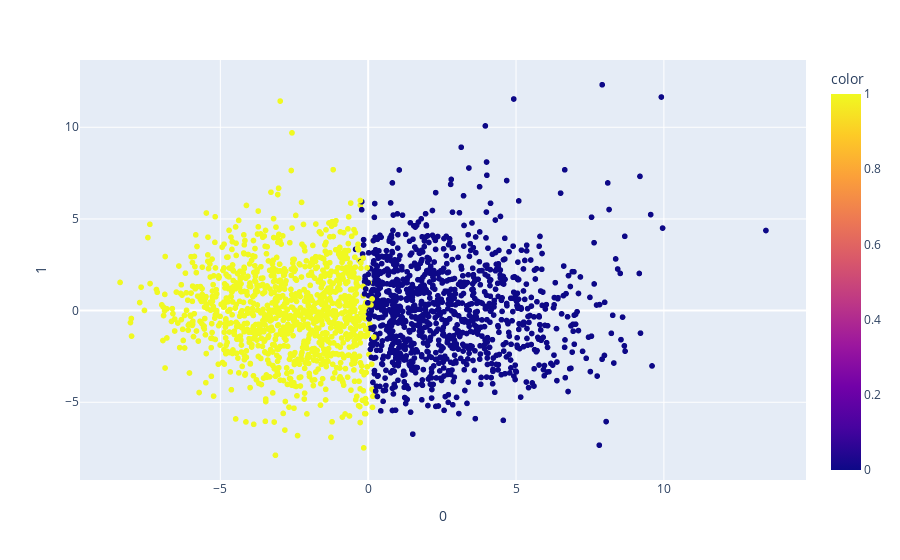

The code cell stored with this chart in its notebook:
### Code cell
#Using the 2 pca values with k-means cluster variable as the color distinction
fig = px.scatter(x_pca, x=0, y=1, color=df['cluster'])

fig.show()

### Figure 1 — Plotly figure (JSON) as saved in the notebook; plotly's stock layout.template omitted (floating-point values rounded to 4 significant figures; data arrays with more than 128 entries replaced by an {"elided": "..."} marker saying what was removed)
{"data": [{"hovertemplate": "0=%{x}<br>1=%{y}<br>color=%{marker.color}<extra></extra>", "legendgroup": "", "marker": {"color": {"elided": "2223 int values"}, "coloraxis": "coloraxis", "symbol": "circle"}, "mode": "markers", "name": "", "showlegend": false, "type": "scattergl", "x": {"elided": "2223 float values"}, "xaxis": "x", "y": {"elided": "2223 float values"}, "yaxis": "y"}], "layout": {"coloraxis": {"colorbar": {"title": {"text": "color"}}, "colorscale": [[0, "#0d0887"], [0.1111, "#46039f"], [0.2222, "#7201a8"], [0.3333, "#9c179e"], [0.4444, "#bd3786"], [0.5556, "#d8576b"], [0.6667, "#ed7953"], [0.7778, "#fb9f3a"], [0.8889, "#fdca26"], [1, "#f0f921"]]}, "legend": {"tracegroupgap": 0}, "margin": {"t": 60}, "xaxis": {"anchor": "y", "domain": [0, 1], "title": {"text": "0"}}, "yaxis": {"anchor": "x", "domain": [0, 1], "title": {"text": "1"}}}}
